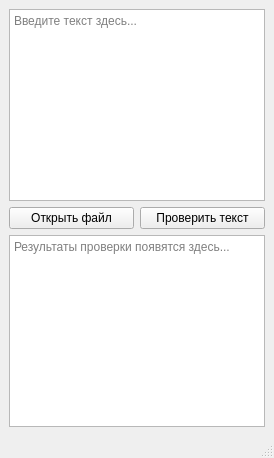
<?xml version="1.0" encoding="UTF-8"?>
<ui version="4.0">
 <class>MainWindow</class>
 <widget class="QMainWindow" name="MainWindow">
  <property name="windowTitle">
   <string>Plagiarism Checker</string>
  </property>
  <widget class="QWidget" name="centralwidget">
   <layout class="QVBoxLayout" name="verticalLayout">
    <item>
     <widget class="QTextEdit" name="textEdit">
      <property name="placeholderText">
       <string>Введите текст здесь...</string>
      </property>
     </widget>
    </item>
    <item>
     <layout class="QHBoxLayout" name="horizontalLayout">
      <item>
       <widget class="QPushButton" name="openFileButton">
        <property name="text">
         <string>Открыть файл</string>
        </property>
       </widget>
      </item>
      <item>
       <widget class="QPushButton" name="checkButton">
        <property name="text">
         <string>Проверить текст</string>
        </property>
       </widget>
      </item>
     </layout>
    </item>
    <item>
     <widget class="QTextEdit" name="resultText">
      <property name="readOnly">
       <bool>true</bool>
      </property>
      <property name="placeholderText">
       <string>Результаты проверки появятся здесь...</string>
      </property>
     </widget>
    </item>
   </layout>
  </widget>
  <widget class="QMenuBar" name="menubar">
   <property name="geometry">
    <rect>
     <x>0</x>
     <y>0</y>
     <width>600</width>
     <height>21</height>
    </rect>
   </property>
  </widget>
  <widget class="QStatusBar" name="statusbar"/>
 </widget>
 <resources/>
 <connections/>
</ui>
